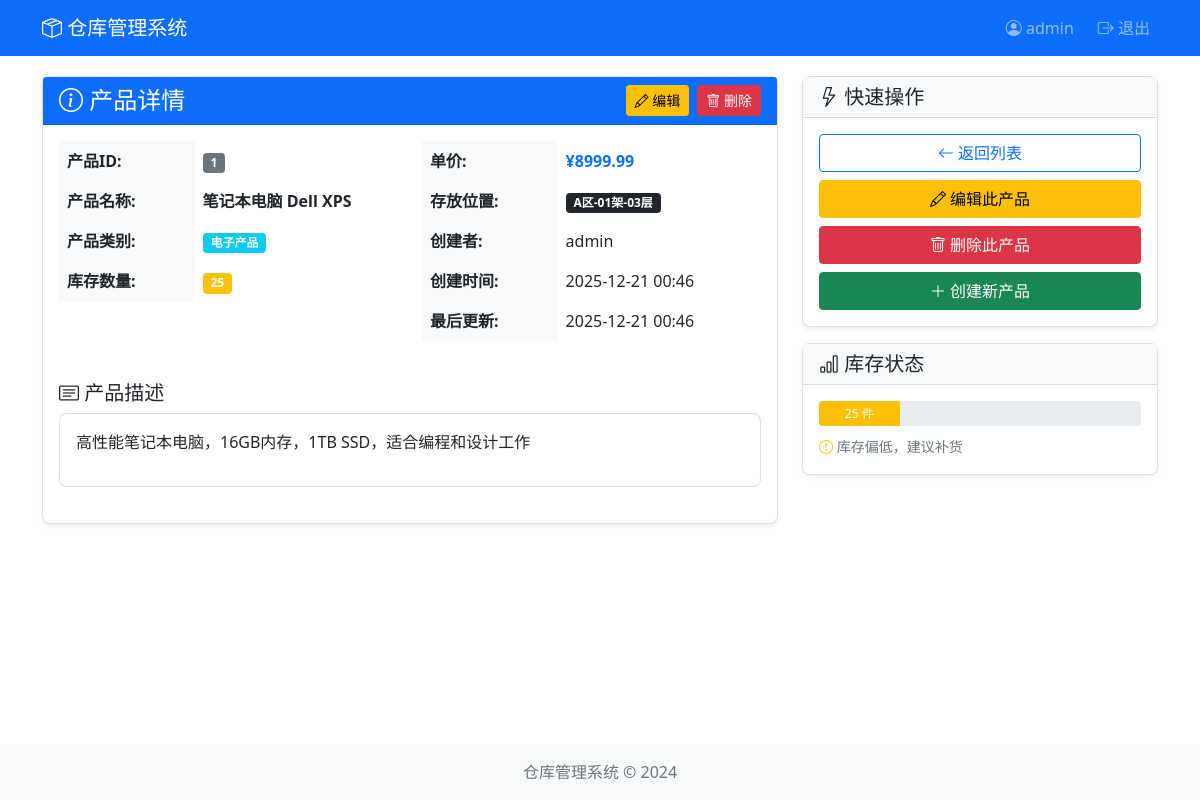
The page /warehouse/product/1/ (signed in) on the database its author committed.
### warehouse/models.py (models this page shows, shortened)
class Product(models.Model):
    CATEGORY_CHOICES = [
        ('electronics', '电子产品'),
        ('clothing', '服装'),
        ('food', '食品'),
        ('tools', '工具'),
        ('other', '其他'),
    ]
    name = models.CharField(max_length=200, verbose_name="产品名称")
    description = models.TextField(blank=True, verbose_name="描述")
    category = models.CharField(
        max_length=50,
        choices=CATEGORY_CHOICES,
        default='other',
        verbose_name="类别"
    )
    quantity = models.IntegerField(default=0, verbose_name="库存数量")
    price = models.DecimalField(max_digits=10, decimal_places=2, verbose_name="单价")
    location = models.CharField(max_length=100, verbose_name="存放位置")
    created_by = models.ForeignKey(User, on_delete=models.CASCADE, related_name='products', verbose_name="创建者")
    created_at = models.DateTimeField(auto_now_add=True, verbose_name="创建时间")
    updated_at = models.DateTimeField(auto_now=True, verbose_name="更新时间")
    class Meta:
        verbose_name = "产品"
        verbose_name_plural = "产品"
        permissions = [
            ("can_view_product", "可以查看产品"),
            ("can_add_product", "可以添加产品"),
            ("can_change_product", "可以修改产品"),
            ("can_delete_product", "可以删除产品"),
            ("can_search_product", "可以搜索产品"),
        ]

### warehouse/views.py (the view)
# urls.py: path('product/<int:pk>/', views.product_detail, name='product_detail'),
@login_required
@permission_required('warehouse.can_view_product', raise_exception=True)
def product_detail(request, pk):
    product = get_object_or_404(Product, pk=pk)
    context = {
        'product': product,
        'can_change': request.user.has_perm('warehouse.can_change_product'),
        'can_delete': request.user.has_perm('warehouse.can_delete_product'),
    }
    return render(request, 'warehouse/product_detail.html', context)

### templates/warehouse/product_detail.html (shortened to what this page needs)
{% extends 'base.html' %}
{% block content %}
<div class="row">
    <div class="col-md-8">
        <div class="card shadow-sm">
            <div class="card-header bg-primary text-white d-flex justify-content-between align-items-center">
                <h4 class="mb-0"><i class="bi bi-info-circle"></i> 产品详情</h4>
                <div>
                    {% if can_change %}
                    <a href="{% url 'product_update' product.pk %}" class="btn btn-warning btn-sm me-1">
                        <i class="bi bi-pencil"></i> 编辑
                    </a>
                    {% endif %}
                    {% if can_delete %}
                    <a href="{% url 'product_delete' product.pk %}" class="btn btn-danger btn-sm">
                        <i class="bi bi-trash"></i> 删除
                    </a>
                    {% endif %}
                </div>
            </div>
            <div class="card-body">
                <div class="row">
                    <div class="col-md-6">
                        <table class="table table-borderless">
                            <tr>
                                <th width="40%">产品ID:</th>
                                <td><span class="badge bg-secondary">{{ product.id }}</span></td>
                            </tr>
                            <tr>
                                <th>产品名称:</th>
                                <td><strong>{{ product.name }}</strong></td>
                            </tr>
                            <tr>
                                <th>产品类别:</th>
                                <td>
                                    {% if product.category == "electronics" %}
                                    <span class="badge bg-info">电子产品</span>
                                    {% elif product.category == "clothing" %}
                                    <span class="badge bg-warning">服装</span>
                                    {% elif product.category == "food" %}
                                    <span class="badge bg-danger">食品</span>
                                    {% elif product.category == "tools" %}
                                    <span class="badge bg-success">工具</span>
                                    {% else %}
                                    <span class="badge bg-secondary">其他</span>
                                    {% endif %}
                                </td>
                            </tr>
                            <tr>
                                <th>库存数量:</th>
                                <td>
                                    {% if product.quantity < 10 %}
                                    <span class="badge bg-danger">
                                        {{ product.quantity }} <i class="bi bi-exclamation-triangle"></i> 库存不足
                                    </span>
                                    {% elif product.quantity < 50 %}
                                    <span class="badge bg-warning">{{ product.quantity }}</span>
                                    {% else %}
                                    <span class="badge bg-success">{{ product.quantity }}</span>
                                    {% endif %}
                                </td>
                            </tr>
                        </table>
                    </div>
                    <div class="col-md-6">
                        <table class="table table-borderless">
                            <tr>
                                <th width="40%">单价:</th>
                                <td><strong class="text-primary">¥{{ product.price }}</strong></td>
                            </tr>
                            <tr>
                                <th>存放位置:</th>
                                <td><span class="badge bg-dark">{{ product.location }}</span></td>
                            </tr>
                            <tr>
                                <th>创建者:</th>
                                <td>{{ product.created_by.username }}</td>
                            </tr>
                            <tr>
                                <th>创建时间:</th>
                                <td>{{ product.created_at|date:"Y-m-d H:i" }}</td>
                            </tr>
                            <tr>
                                <th>最后更新:</th>
                                <td>{{ product.updated_at|date:"Y-m-d H:i" }}</td>
                            </tr>
                        </table>
                    </div>
                </div>
                <div class="mt-4">
                    <h5><i class="bi bi-card-text"></i> 产品描述</h5>
                    <div class="card">
                        <div class="card-body">
                            {% if product.description %}
                            {{ product.description|linebreaks }}
                            {% else %}
                            <span class="text-muted">暂无描述</span>
                            {% endif %}
                        </div>
                    </div>
                </div>
            </div>
        </div>
    </div>
    <div class="col-md-4">
        <div class="card shadow-sm mb-3">
            <div class="card-header bg-light">
                <h5 class="mb-0"><i class="bi bi-lightning"></i> 快速操作</h5>
            </div>
            <div class="card-body">
                <div class="d-grid gap-2">
                    <a href="{% url 'product_list' %}" class="btn btn-outline-primary">
                        <i class="bi bi-arrow-left"></i> 返回列表
                    </a>
                    {% if can_change %}
                    <a href="{% url 'product_update' product.pk %}" class="btn btn-warning">
                        <i class="bi bi-pencil"></i> 编辑此产品
                    </a>
                    {% endif %}
                    {% if can_delete %}
                    <a href="{% url 'product_delete' product.pk %}" class="btn btn-danger">
                        <i class="bi bi-trash"></i> 删除此产品
                    </a>
                    {% endif %}
                    {% if perms.warehouse.can_add_product %}
                    <a href="{% url 'product_create' %}" class="btn btn-success">
                        <i class="bi bi-plus-lg"></i> 创建新产品
                    </a>
                    {% endif %}
                </div>
            </div>
        </div>
        <div class="card shadow-sm">
            <div class="card-header bg-light">
                <h5 class="mb-0"><i class="bi bi-bar-chart"></i> 库存状态</h5>
            </div>
            <div class="card-body">
                <div class="progress mb-2" style="height: 25px;">
                    {% if product.quantity > 100 %}
                    <div class="progress-bar bg-success" role="progressbar" style="width: 100%">
                        {{ product.quantity }} 件
                    </div>
                    {% elif product.quantity < 10 %}
                    <div class="progress-bar bg-danger" role="progressbar" style="width: {{ product.quantity }}%">
                        {{ product.quantity }} 件
                    </div>
                    {% elif product.quantity < 50 %}
                    <div class="progress-bar bg-warning" role="progressbar" style="width: {{ product.quantity }}%">
                        {{ product.quantity }} 件
                    </div>
                    {% else %}
                    <div class="progress-bar bg-success" role="progressbar" style="width: {{ product.quantity }}%">
                        {{ product.quantity }} 件
                    </div>
                    {% endif %}
                </div>
                <small class="text-muted">
                    {% if product.quantity < 10 %}
                    <i class="bi bi-exclamation-triangle text-danger"></i> 库存严重不足，请及时补货
                    {% elif product.quantity < 50 %}
                    <i class="bi bi-exclamation-circle text-warning"></i> 库存偏低，建议补货
                    {% else %}
                    <i class="bi bi-check-circle text-success"></i> 库存充足
                    {% endif %}
                </small>
            </div>
        </div>
    </div>
</div>
{% endblock %}

### templates/base.html (shortened to what this page needs)
<!DOCTYPE html>
<html lang="ru">
<head>
    <link href="https://cdn.jsdelivr.net/npm/bootstrap@5.1.3/dist/css/bootstrap.min.css" rel="stylesheet">
    <link rel="stylesheet" href="https://cdn.jsdelivr.net/npm/bootstrap-icons@1.8.1/font/bootstrap-icons.css">
</head>
<body>
    <nav class="navbar navbar-expand-lg navbar-dark bg-primary">
        <div class="container">
            <a class="navbar-brand" href="{% url 'product_list' %}">
                <i class="bi bi-box-seam"></i> 仓库管理系统
            </a>
            <div class="navbar-nav ms-auto">
                {% if user.is_authenticated %}
                    <span class="navbar-text me-3">
                        <i class="bi bi-person-circle"></i> {{ user.username }}
                    </span>
                    <form action="{% url 'logout' %}" method="post" class="logout-form">
                        <button type="submit" class="logout-btn nav-link">
                            <i class="bi bi-box-arrow-right"></i> 退出
                        </button>
                    </form>
                {% else %}
                    <a class="nav-link" href="{% url 'login' %}">
                        <i class="bi bi-box-arrow-in-right"></i> 登录
                    </a>
                {% endif %}
            </div>
        </div>
    </nav>
    <div class="container">
        {% block content %}{% endblock %}
    </div>
    <footer class="fixed-bottom bg-light py-3">
        <div class="container text-center">
            <p class="mb-0 text-muted">仓库管理系统 © 2024</p>
        </div>
    </footer>
</body>
</html>

### templates/base.html (style rules this page uses)
body { padding-bottom: 60px; }
.navbar { margin-bottom: 20px; }
.card { margin-bottom: 20px; border-radius: 8px; }
.table th { background-color: #f8f9fa; }
.logout-form { display: inline; margin: 0; padding: 0; }
.logout-btn { background: none; border: none; color: white; padding: 8px 0; }

### rows shown on the page
Product: id "1", name "笔记本电脑 Dell XPS", quantity "25", price "8999.99", location "A区-01架-03层", created_by.username "admin", created_at "2025-12-21 00:46", updated_at "2025-12-21 00:46", description "高性能笔记本电脑，16GB内存，1TB SSD，适合编程和设计工作"

### other values the page prints
{{ user.username }} "admin"
